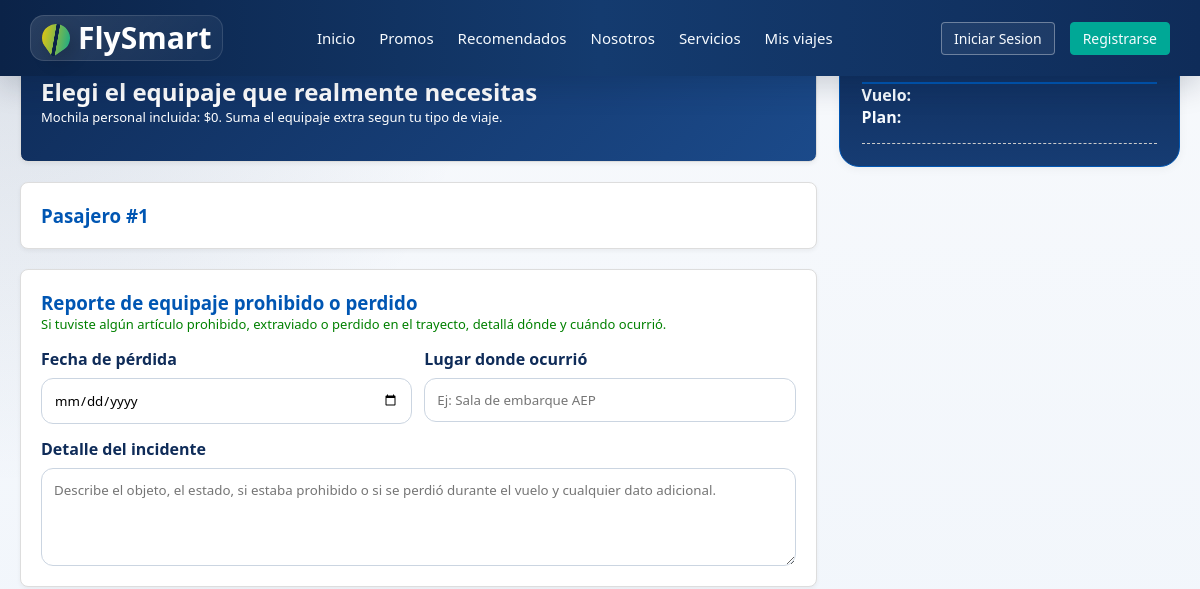
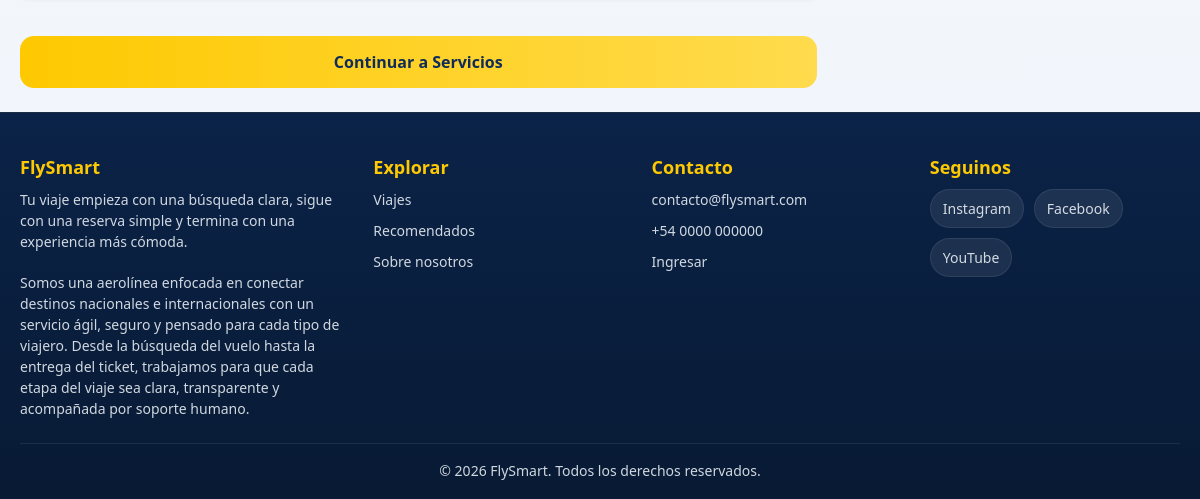
Page /consultas/proceso_compra/equipaje.php on the earlier database version (2 pictures, top to bottom).
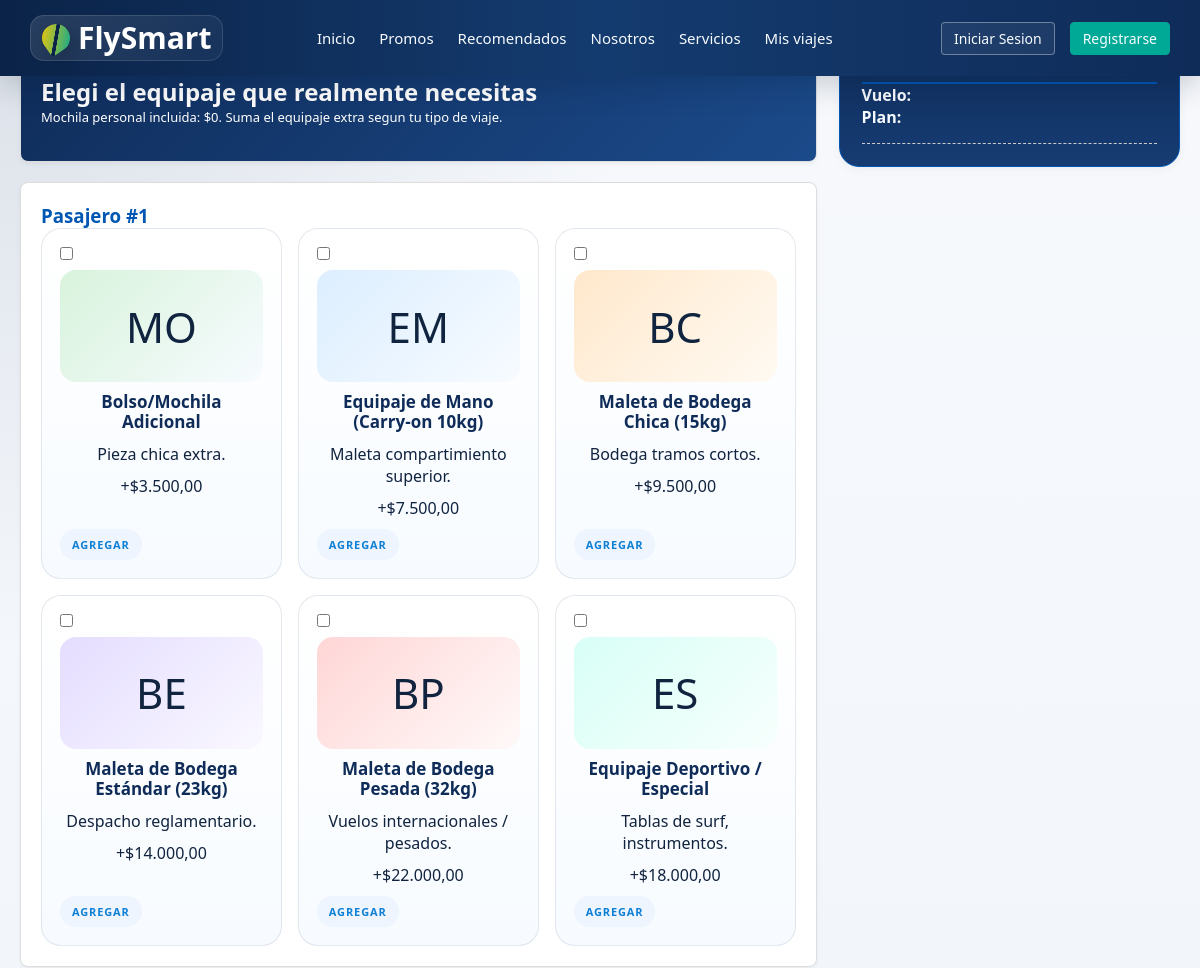
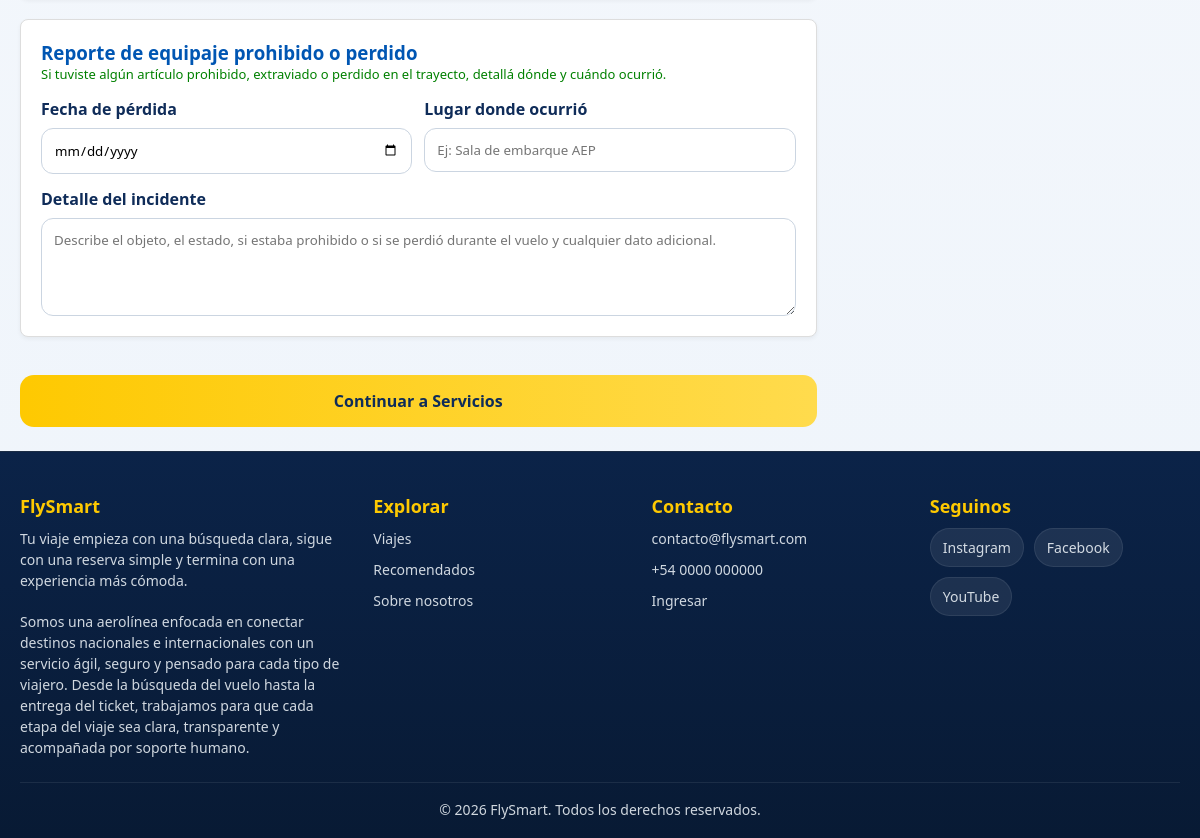
Same page on the later database version (2 pictures, top to bottom).
### tables this page shows
CREATE TABLE `tipos_equipaje` (
  `id_tipo_equipaje` int(11) NOT NULL AUTO_INCREMENT,
  `nombre_tipo` varchar(50) NOT NULL,
  `descripcion` text DEFAULT NULL,
  `precio_unitario` decimal(10,2) NOT NULL,
  PRIMARY KEY (`id_tipo_equipaje`)
);

### consultas/proceso_compra/equipaje.php (the view, shortened to what this page needs)
<?php
require_once '../../config/conexion.php';
$pageStyles = ['../../css/proceso_compra/equipaje.css'];
$equipajes = $pdo->query("SELECT id_tipo_equipaje, nombre_tipo, descripcion, precio_unitario FROM tipos_equipaje")->fetchAll(PDO::FETCH_ASSOC);
$promoEquipaje = !empty($_SESSION['promo_equipaje_gratis']);
$cantidadPasajeros = max(1, (int)($_SESSION['pasajeros'] ?? 1));
$seleccionesPorPasajero = [];
if (empty($seleccionesPorPasajero)) {
    $seleccionesPorPasajero = $_SESSION['equipajes_elegidos'] ?? [];
}
include_once '../../includes/header.php';
?>
<form action="equipaje.php" method="POST">
    <div class="contenedor-equipaje">
        <div class="main-content">
            <div class="card hero-equipaje">
                <p class="eyebrow">Paso 2</p>
                <h2>Elegi el equipaje que realmente necesitas</h2>
                <p class="text-inclusion">Mochila personal incluida: $0. Suma el equipaje extra segun tu tipo de viaje.</p>
            </div>
            <?php for ($pasajero = 1; $pasajero <= $cantidadPasajeros; $pasajero++): ?>
                <div class="card">
                    <h3>Pasajero #<?= (int)$pasajero ?></h3>
                    <div class="grid-equipajes">
                        <?php foreach($equipajes as $index => $eq): ?>
                            <?php
                                $iconos = ['MO', 'EM', 'BC', 'BE', 'BP', 'ES'];
                                $variantes = ['mochila', 'mano', 'bodega-chica', 'bodega-standar', 'bodega-pesada', 'especial'];
                                $icono = $iconos[$index] ?? 'EQ';
                                $variante = $variantes[$index] ?? 'standard';
                                $gratis = $promoEquipaje && stripos($eq['nombre_tipo'], 'Bodega') !== false && stripos($eq['nombre_tipo'], '23kg') !== false;
                                $seleccionesPasajero = $seleccionesPorPasajero[$pasajero] ?? [];
                                $seleccionado = in_array((int)$eq['id_tipo_equipaje'], $seleccionesPasajero, true) || ($gratis && empty($seleccionesPasajero));
                            ?>
                            <label class="equipaje-card equipaje-<?= $variante ?> <?= $gratis ? 'promo-free-bag' : '' ?>">
                                <input type="checkbox" name="equipajes[<?= (int)$pasajero ?>][]" value="<?= (int)$eq['id_tipo_equipaje'] ?>" <?= $seleccionado ? 'checked' : '' ?>>
                                <div class="equipaje-thumb"><?= htmlspecialchars($icono, ENT_QUOTES, 'UTF-8') ?></div>
                                <h4><?= htmlspecialchars($eq['nombre_tipo'], ENT_QUOTES, 'UTF-8') ?></h4>
                                <p class="descripcion"><?= htmlspecialchars($eq['descripcion'], ENT_QUOTES, 'UTF-8') ?></p>
                                <?php if ($gratis): ?>
                                    <p class="precio precio-promo">Gratis por promocion</p>
                                <?php else: ?>
                                    <p class="precio">+$<?= number_format($eq['precio_unitario'], 2, ',', '.') ?></p>
                                <?php endif; ?>
                                <span class="equipaje-action"><?= $gratis ? 'Aplicado' : 'Agregar' ?></span>
                            </label>
                        <?php endforeach; ?>
                    </div>
                </div>
            <?php endfor; ?>
            <div class="card">
                <h3>Reporte de equipaje prohibido o perdido</h3>
                <p class="text-inclusion">Si tuviste algún artículo prohibido, extraviado o perdido en el trayecto, detallá dónde y cuándo ocurrió.</p>
                <div class="reporte-equipaje-grid">
                    <label>
                        <span>Fecha de pérdida</span>
                        <input type="date" name="fecha_perdida_equipaje" value="<?= htmlspecialchars($_SESSION['fecha_perdida_equipaje'] ?? '', ENT_QUOTES, 'UTF-8') ?>">
                    </label>
                    <label>
                        <span>Lugar donde ocurrió</span>
                        <input type="text" name="lugar_perdida_equipaje" placeholder="Ej: Sala de embarque AEP" value="<?= htmlspecialchars($_SESSION['lugar_perdida_equipaje'] ?? '', ENT_QUOTES, 'UTF-8') ?>">
                    </label>
                </div>
                <label class="reporte-equipaje-texto">
                    <span>Detalle del incidente</span>
                    <textarea name="reporte_equipaje_prohibido" rows="4" placeholder="Describe el objeto, el estado, si estaba prohibido o si se perdió durante el vuelo y cualquier dato adicional."></textarea>
                </label>
            </div>
            <button type="submit" class="btn-continuar">Continuar a Servicios</button>
        </div>
        <aside class="sidebar-resumen">
            <h3>Tu reserva</h3>
            <p><strong>Vuelo:</strong> <?= htmlspecialchars(is_array($_SESSION['id_vuelo'] ?? null) ? implode(', ', $_SESSION['id_vuelo']) : ($_SESSION['id_vuelo'] ?? ''), ENT_QUOTES, 'UTF-8') ?></p>
            <p><strong>Plan:</strong> <?= htmlspecialchars($_SESSION['id_plan'] ?? '', ENT_QUOTES, 'UTF-8') ?></p>
            <hr class="separador">
        </aside>
    </div>
</form>
<?php include_once '../../includes/footer.php'; ?>
</body>
</html>

### includes/header.php (shortened to what this page needs)
<?php
$siteBaseUrl = '/Aerolinea';
$pageStyles = $pageStyles ?? [];
$pageStyles = is_array($pageStyles) ? $pageStyles : [$pageStyles];
?>
<!DOCTYPE html>
<html lang="es">
<head>
    <link rel="stylesheet" href="<?= $siteBaseUrl ?>/css/estilos.css">
    <?php foreach ($pageStyles as $pageStyle): ?>
    <link rel="stylesheet" href="<?= htmlspecialchars($pageStyle, ENT_QUOTES, 'UTF-8') ?>">
    <?php endforeach; ?>
</head>
<body>
<header class="main-header">
    <div class="logo">
      <a href="<?= $siteBaseUrl ?>/index.php">FlySmart</a>
    </div>
    <nav class="menu-central">
        <a href="<?= $siteBaseUrl ?>/index.php">Inicio</a>
        <a href="<?= $siteBaseUrl ?>/index.php#promociones-funcionales">Promos</a>
        <a href="<?= $siteBaseUrl ?>/index.php#recomendados">Recomendados</a>
        <a href="<?= $siteBaseUrl ?>/index.php#nosotros">Nosotros</a>
        <a href="<?= $siteBaseUrl ?>/index.php#servicios">Servicios</a>
        <a href="<?= $siteBaseUrl ?>/consultas/reservas/mis_viajes.php">Mis viajes</a>
    </nav>
    <nav class="nav-menu">
        <?php if(isset($_SESSION['usuario_id'])): ?>
            <div class="user-menu">
                <button class="user-menu-button" type="button" aria-haspopup="true" aria-expanded="false">
                    <span>Hola, <?= htmlspecialchars($_SESSION['usuario_nombre']) ?></span>
                    <span class="caret">▾</span>
                </button>
                <div class="user-menu-dropdown" role="menu" aria-label="Menú del usuario">
                    <a href="<?= $siteBaseUrl ?>/consultas/reservas/mis_viajes.php" role="menuitem">Mis viajes</a>
                    <a href="<?= $siteBaseUrl ?>/consultas/reservas/historial.php" role="menuitem">Historial</a>
                    <a href="<?= $siteBaseUrl ?>/consultas/reservas/checkin.php" role="menuitem">Check-in</a>
                    <a href="<?= $siteBaseUrl ?>/consultas/login/logout.php" role="menuitem">Desloguear</a>
                    <a href="<?= $siteBaseUrl ?>/consultas/login/eliminar_cuenta.php" class="danger-link" role="menuitem" onclick="return confirm('¿Estás seguro de eliminar tu cuenta?')">Eliminar cuenta</a>
                </div>
            </div>
        <?php else: ?>
                <a href="<?= $siteBaseUrl ?>/consultas/login/login.php"
               class="btn-nav">
               Iniciar Sesion
            </a>
                <a href="<?= $siteBaseUrl ?>/consultas/login/registro.php"
               class="btn-nav btn-primary">
               Registrarse
            </a>
        <?php endif; ?>
    </nav>
</header>

### includes/footer.php
<footer class="footer">
    <div class="footer-contenido">
        <div class="footer-col">
            <h3>FlySmart</h3>
            <p>Tu viaje empieza con una búsqueda clara, sigue con una reserva simple y termina con una experiencia más cómoda.</p>
            <p style="margin-top: 10px; font-size: 14px; line-height: 1.5;">Somos una aerolínea enfocada en conectar destinos nacionales e internacionales con un servicio ágil, seguro y pensado para cada tipo de viajero. Desde la búsqueda del vuelo hasta la entrega del ticket, trabajamos para que cada etapa del viaje sea clara, transparente y acompañada por soporte humano.</p>
        </div>
        <div class="footer-col">
            <h3>Explorar</h3>
            <a href="/Aerolinea/index.php#buscador">Viajes</a>
            <a href="/Aerolinea/index.php#recomendados">Recomendados</a>
            <a href="/Aerolinea/index.php#nosotros">Sobre nosotros</a>
        </div>
        <div class="footer-col">
            <h3>Contacto</h3>
            <a href="mailto:contacto@flysmart.com">contacto@flysmart.com</a>
            <a href="tel:+540000000000">+54 0000 000000</a>
            <a href="/Aerolinea/consultas/login/login.php">Ingresar</a>
        </div>
        <div class="footer-col">
            <h3>Seguinos</h3>
            <div class="redes">
                <a href="#" aria-label="Instagram">Instagram</a>
                <a href="#" aria-label="Facebook">Facebook</a>
                <a href="#" aria-label="YouTube">YouTube</a>
            </div>
        </div>
    </div>
    <div class="footer-bottom">
        <p>© 2026 FlySmart. Todos los derechos reservados.</p>
    </div>
</footer>

### css/proceso_compra/equipaje.css (style rules this page uses)
.contenedor-equipaje { display: grid; grid-template-columns: 2fr 1fr; gap: 20px; max-width: 1200px; margin: 20px auto; padding: 0 20px; font-family: sans-serif; }
.card { border: 1px solid #ddd; padding: 20px; border-radius: 8px; background: #fff; margin-bottom: 20px; box-shadow: 0 2px 4px rgba(0,0,0,0.05); }
.card h3 { margin-top: 0; color: #0056b3; }
.text-inclusion { color: green; margin-bottom: 15px; font-size: 13px; }
.grid-equipajes { display: grid; grid-template-columns: 1fr; gap: 15px; }
.btn-continuar { background: #0056b3; color: #fff; padding: 14px 25px; border: none; border-radius: 4px; cursor: pointer; font-weight: bold; margin-top: 10px; font-size: 15px; width: 100%; }
.sidebar-resumen { border: 1px solid #0056b3; padding: 20px; border-radius: 8px; background: #f4f8ff; height: fit-content; position: sticky; top: 20px; }
.sidebar-resumen h3 { color: #0056b3; border-bottom: 2px solid #0056b3; padding-bottom: 10px; margin-top: 0; }
.separador { border: 0; border-top: 1px dashed #ccc; margin-top: 15px; }
.contenedor-equipaje { display: grid; grid-template-columns: minmax(0, 2.1fr) minmax(280px, 0.9fr); gap: 22px; max-width: 1240px; margin: 24px auto; padding: 0 20px; }
.hero-equipaje { background: linear-gradient(135deg, #0f2c59, #1b4a8a); color: #fff; }
.hero-equipaje h2, .hero-equipaje p, .hero-equipaje .text-inclusion { color: #fff; }
.grid-equipajes { display: grid; grid-template-columns: repeat(auto-fit, minmax(220px, 1fr)); gap: 16px; }
.equipaje-card { border: 1px solid rgba(15, 44, 89, 0.1); border-radius: 20px; padding: 18px; background: linear-gradient(180deg, #ffffff, #f7fbff); display: flex; flex-direction: column; gap: 10px; cursor: pointer; transition: transform 0.2s ease, box-shadow 0.2s ease; min-height: 280px; }
.equipaje-card input { accent-color: #0d7fd4; align-self: flex-start; }
.equipaje-thumb { width: 100%; min-height: 112px; border-radius: 16px; display: flex; align-items: center; justify-content: center; font-size: 42px; background: linear-gradient(135deg, #dceeff, #f7fbff); }
.equipaje-mochila .equipaje-thumb { background: linear-gradient(135deg, #d8f3dc, #f7fbff); }
.equipaje-mano .equipaje-thumb { background: linear-gradient(135deg, #dceeff, #f7fbff); }
.equipaje-bodega-chica .equipaje-thumb { background: linear-gradient(135deg, #ffe8cc, #fffaf2); }
.equipaje-bodega-standar .equipaje-thumb { background: linear-gradient(135deg, #e4ddff, #faf8ff); }
.equipaje-bodega-pesada .equipaje-thumb { background: linear-gradient(135deg, #ffd6d6, #fff9f9); }
.equipaje-especial .equipaje-thumb { background: linear-gradient(135deg, #d8fff6, #f7fffd); }
.equipaje-card h4 { font-size: 17px; line-height: 1.2; color: #0f2c59; }
.equipaje-action { margin-top: auto; align-self: flex-start; padding: 8px 12px; border-radius: 999px; background: #eef5ff; color: #0d7fd4; font-size: 11px; font-weight: 800; text-transform: uppercase; letter-spacing: 0.08em; }
.btn-continuar { background: linear-gradient(90deg, #fec901, #ffdb4d); color: #0f2c59; border: none; padding: 15px 28px; border-radius: 14px; cursor: pointer; font-weight: 900; width: 100%; margin-top: 18px; font-size: 16px; }
.sidebar-resumen { background: linear-gradient(180deg, #0f2c59, #163c73); color: #f7fbff; border-radius: 20px; padding: 22px; height: fit-content; position: sticky; top: 20px; }
.sidebar-resumen h3, .sidebar-resumen p { color: #f7fbff; }
.reporte-equipaje-grid { display: grid; grid-template-columns: repeat(2, minmax(0, 1fr)); gap: 12px; }
.reporte-equipaje-grid label, .reporte-equipaje-texto { display: flex; flex-direction: column; gap: 8px; }
.reporte-equipaje-grid span, .reporte-equipaje-texto span { font-weight: 700; color: #0f2c59; }
.reporte-equipaje-grid input, .reporte-equipaje-texto textarea { width: 100%; border: 1px solid #cbd5e1; border-radius: 12px; padding: 12px; }
.reporte-equipaje-texto { margin-top: 14px; }

Differences in the rows shown:
added tipos_equipaje: icono "MO", nombre_tipo "Bolso/Mochila Adicional", descripcion "Pieza chica extra.", precio_unitario "3.500,00"
added tipos_equipaje: icono "EM", nombre_tipo "Equipaje de Mano (Carry-on 10kg)", descripcion "Maleta compartimiento superior.", precio_unitario "7.500,00"
added tipos_equipaje: icono "BC", nombre_tipo "Maleta de Bodega Chica (15kg)", descripcion "Bodega tramos cortos.", precio_unitario "9.500,00"
added tipos_equipaje: icono "BE", nombre_tipo "Maleta de Bodega Estándar (23kg)", descripcion "Despacho reglamentario.", precio_unitario "14.000,00"
added tipos_equipaje: icono "BP", nombre_tipo "Maleta de Bodega Pesada (32kg)", descripcion "Vuelos internacionales / pesados.", precio_unitario "22.000,00"
added tipos_equipaje: icono "ES", nombre_tipo "Equipaje Deportivo / Especial", descripcion "Tablas de surf, instrumentos.", precio_unitario "18.000,00"
